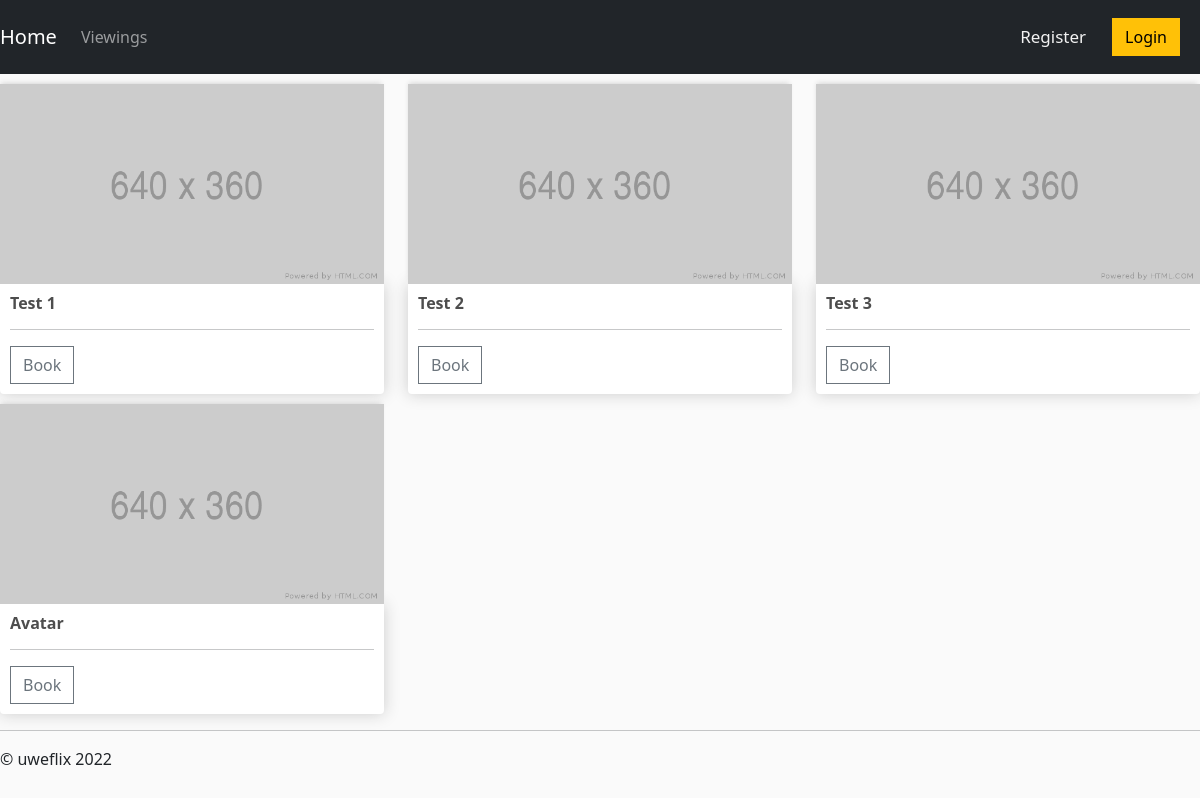
Page /viewings/ on the earlier database version.
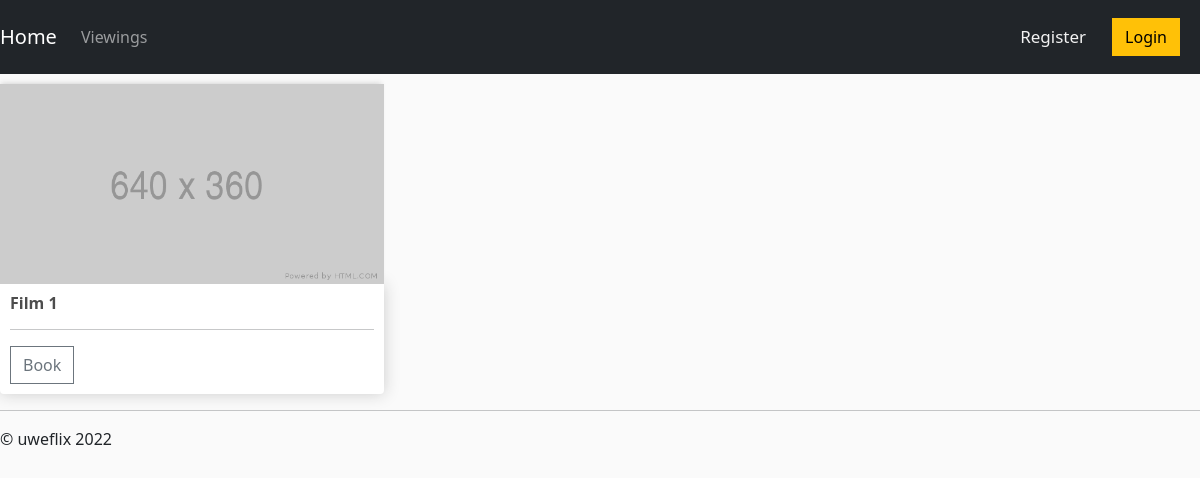
Same page on the later database version.
### uweflix/models.py (models this page shows, shortened)
class Film(models.Model):
    title = models.CharField(max_length=100)
    age_rating = models.CharField(max_length=3)
    """Age Ratings:
        - U
        - PG
        - 12
        - 12A
        - 15
        - 18"""
    duration = models.CharField(max_length=3)
    trailer_desc = models.CharField(max_length=500)

### uweflix/views.py (the view)
# urls.py: path("viewings/", views.viewings, name="viewings"),
def viewings(request):
    films = Film.objects.all()
    context = {'films':films}
    return render(request, 'uweflix/viewings.html', context)

### uweflix/templates/uweflix/viewings.html (shortened to what this page needs)
{% extends "uweflix/layout.html" %}
{% load static %}
{% block content %}
<div class="row">
    {% for film in films %}
    <div class="col-lg-4">
        <img class="thumbnail" src="{% static 'uweflix/images/placeholder.png' %}">
        <div class="box-element film">
            <h6><strong>{{film.title}}</strong></h6>
            <hr>
            <a class="btn btn-outline-secondary add-btn" href="{% url 'showings_by_film' film.pk %}">Book</a>
        </div>
    </div>
    {% endfor %}
</div>
{% endblock %}

Differences in the rows shown:
removed Film: title "Test 2"
removed Film: title "Test 3"
removed Film: title "Avatar"
changed Film: title "Test 1" → "Film 1"
